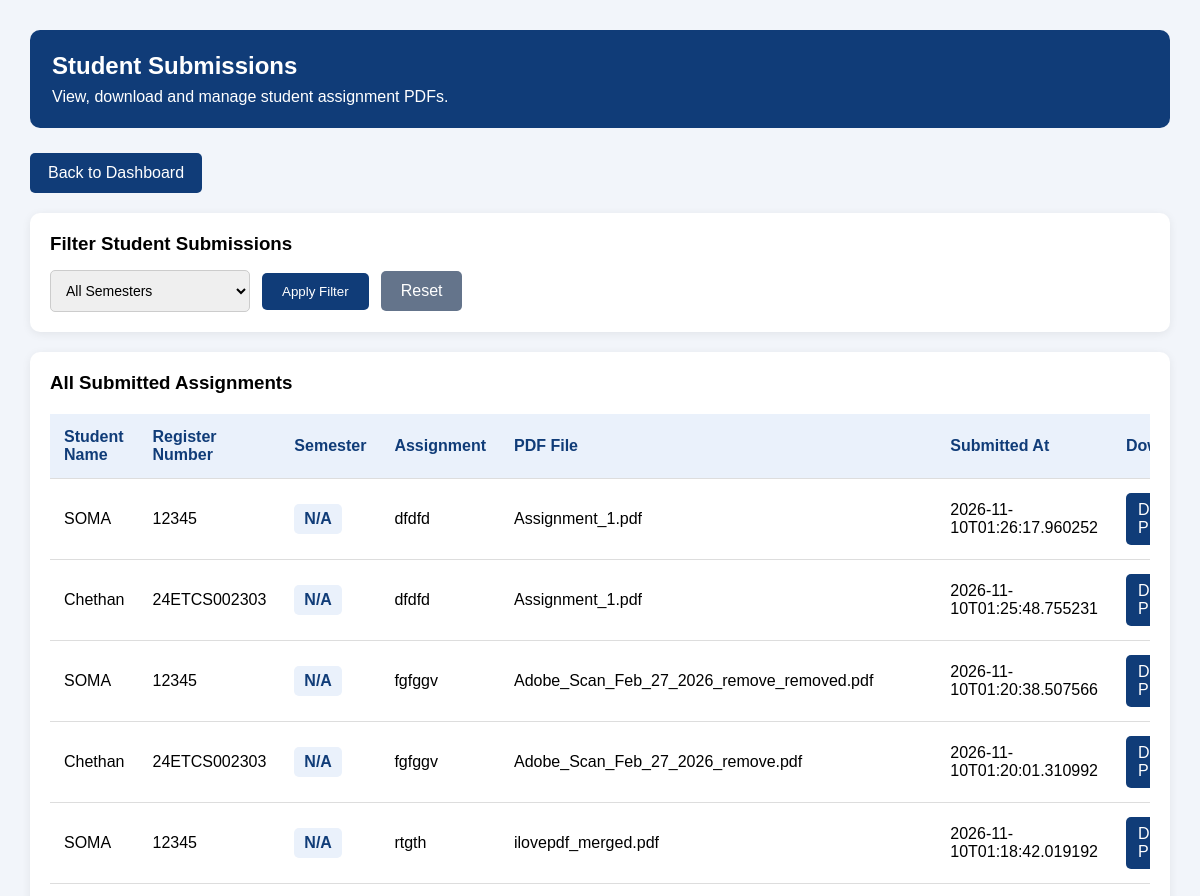
Page /teacher-submissions (signed in, upper part) on the earlier database version.
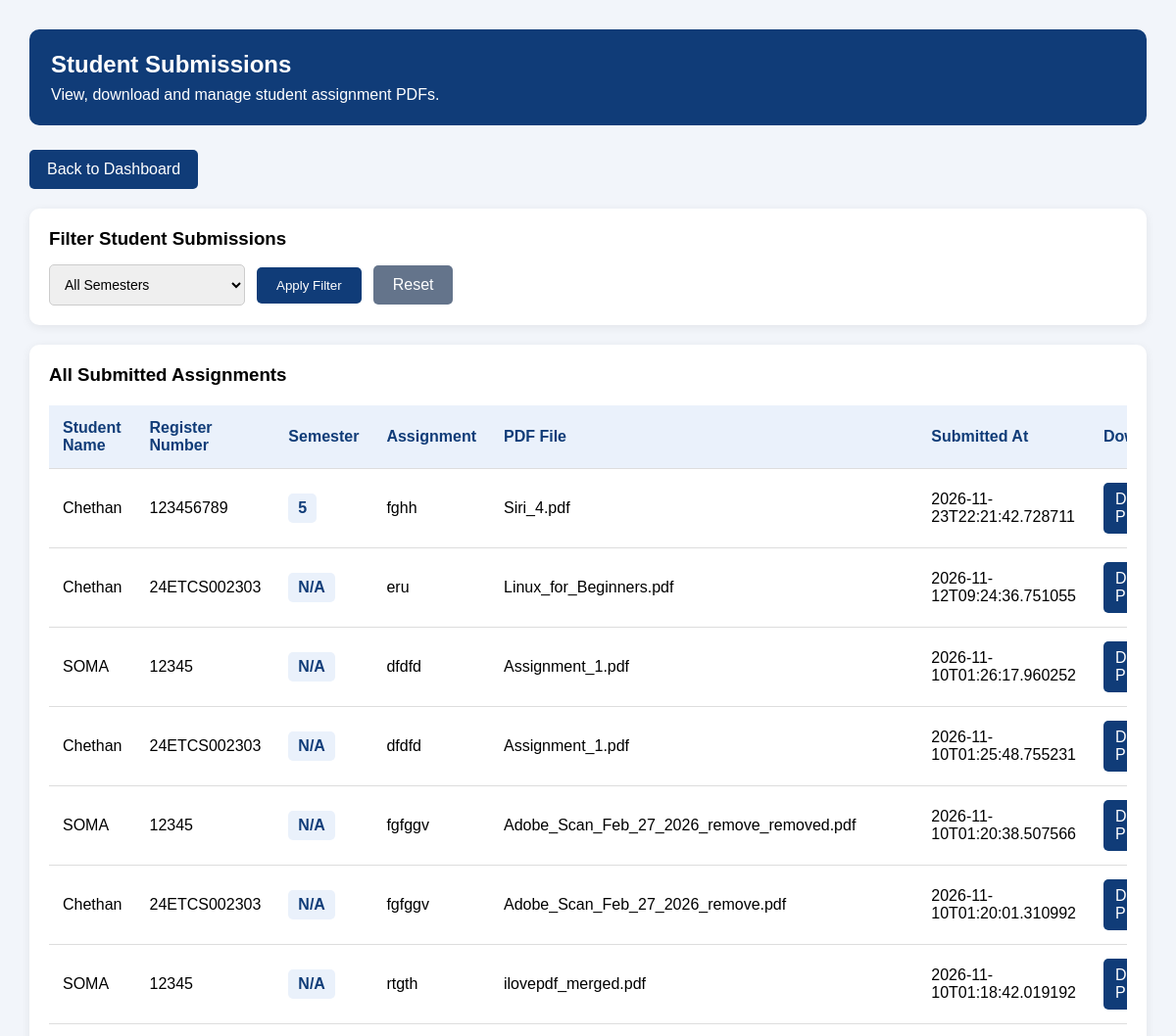
Same page on the later database version.
### tables this page shows
CREATE TABLE submissions (
            id INTEGER PRIMARY KEY AUTOINCREMENT,
            student_id INTEGER,
            assignment_id INTEGER,
            file_name TEXT
        , original_name TEXT, submitted_at TEXT, resubmission_allowed INTEGER DEFAULT 0);

CREATE TABLE students (
            id INTEGER PRIMARY KEY AUTOINCREMENT,
            name TEXT NOT NULL,
            register_number TEXT UNIQUE NOT NULL,
            department TEXT
        , email TEXT, semester INTEGER);

CREATE TABLE assignments (
            id INTEGER PRIMARY KEY AUTOINCREMENT,
            title TEXT NOT NULL,
            description TEXT,
            start_date TEXT,
            end_date TEXT,
            max_pages INTEGER,
            similarity_threshold INTEGER
        , created_at TEXT, semester INTEGER);

### app.py (the view)
@app.route("/teacher-submissions")
@teacher_required
def teacher_submissions():
    selected_semester = request.args.get(
        "semester", ""
    ).strip()
    valid_semesters = {str(number) for number in range(1, 9)}
    if selected_semester and selected_semester not in valid_semesters:
        flash("Please select a valid semester.", "error")
        return redirect(url_for("teacher_submissions"))
    connection = get_connection()
    try:
        query = """
            SELECT
                submissions.*,
                students.name AS student_name,
                students.register_number,
                students.semester,
                assignments.title AS assignment_title

            FROM submissions

            JOIN students
                ON submissions.student_id = students.id

            JOIN assignments
                ON submissions.assignment_id = assignments.id
        """
        parameters = []
        if selected_semester:
            query += " WHERE students.semester = ?"
            parameters.append(int(selected_semester))
        query += " ORDER BY submissions.id DESC"
        submissions = connection.execute(
            query,
            parameters
        ).fetchall()
    finally:
        connection.close()
    return render_template(
        "teacher_submissions.html",
        submissions=submissions,
        selected_semester=selected_semester,
        semesters=range(1, 9)
    )

### app.py (called while the page is built)
def teacher_required(function):
    @wraps(function)
    def wrapper(*args, **kwargs):
        if "user_id" not in session:
            return redirect(url_for("teacher_login"))
        if session.get("role") != "teacher":
            flash("Teacher access only!", "error")
            return redirect(url_for("student_dashboard"))
        return function(*args, **kwargs)
    return wrapper

### database.py (called while the page is built)
def get_connection():
    connection = sqlite3.connect(DB_PATH)
    connection.row_factory = sqlite3.Row
    connection.execute("PRAGMA foreign_keys = ON")
    return connection

### templates/teacher_submissions.html (shortened to what this page needs)
<!DOCTYPE html>
<html lang="en">
<head>
</head>
<body>
<div class="container">
    <div class="header">
        <h2>Student Submissions</h2>
        <p>View, download and manage student assignment PDFs.</p>
    </div>
    <a href="{{ url_for('teacher_dashboard') }}" class="back">
        Back to Dashboard
    </a>
    <div class="filter-box">
        <h3>Filter Student Submissions</h3>
        <form method="GET"
              action="{{ url_for('teacher_submissions') }}"
              class="filter-form">
            <select name="semester">
                <option value="">All Semesters</option>
            </select>
            <button type="submit" class="filter-btn">
                Apply Filter
            </button>
            <a href="{{ url_for('teacher_submissions') }}"
               class="reset-btn">
                Reset
            </a>
        </form>
    </div>
    <div class="table-box">
        <h3 style="margin-bottom: 20px;">
            {% if selected_semester %}
                {{ selected_semester }} Semester Submissions
            {% else %}
                All Submitted Assignments
            {% endif %}
        </h3>
        {% if submissions %}
        <div style="overflow-x:auto;">
            <table>
                <thead>
                    <tr>
                        <th>Student Name</th>
                        <th>Register Number</th>
                        <th>Semester</th>
                        <th>Assignment</th>
                        <th>PDF File</th>
                        <th>Submitted At</th>
                        <th>Download</th>
                    </tr>
                </thead>
                <tbody>
                    {% for submission in submissions %}
                    <tr>
                        <td>{{ submission.student_name }}</td>
                        <td>{{ submission.register_number }}</td>
                        <td>
                            <span class="semester-label">
                                {{ submission.semester or "N/A" }}
                            </span>
                        </td>
                        <td>{{ submission.assignment_title }}</td>
                        <td>
                            {{ submission.original_name or "assignment.pdf" }}
                        </td>
                        <td>
                            {{ submission.submitted_at or "N/A" }}
                        </td>
                        <td>
                            <a href="{{ url_for('download_submission', submission_id=submission.id) }}"
                               class="download">
                                Download PDF
                            </a>
                        </td>
                    </tr>
                    {% endfor %}
                </tbody>
            </table>
        </div>
        {% else %}
            <div class="empty">
                <h3>No submissions available</h3>
                <p>No student submissions found for this semester.</p>
            </div>
        {% endif %}
    </div>
</div>
</body>
</html>

### templates/teacher_submissions.html (style rules this page uses)
* { box-sizing: border-box; margin: 0; padding: 0; font-family: Arial, sans-serif; }
body { background: #f2f5fa; padding: 30px; }
.container { max-width: 1200px; margin: auto; }
.header { background: #103c78; color: white; padding: 22px; border-radius: 10px; margin-bottom: 25px; }
.header h2 { margin-bottom: 8px; }
.back { display: inline-block; background: #103c78; color: white; padding: 11px 18px; text-decoration: none; border-radius: 5px; margin-bottom: 20px; }
.filter-box, .table-box { background: white; padding: 20px; border-radius: 10px; box-shadow: 0 2px 10px rgba(0,0,0,0.07); margin-bottom: 20px; }
.filter-form { display: flex; gap: 12px; flex-wrap: wrap; align-items: center; margin-top: 15px; }
select { padding: 11px; border: 1px solid #ccc; border-radius: 5px; min-width: 200px; font-size: 14px; }
.filter-btn { background: #103c78; color: white; border: none; padding: 11px 20px; border-radius: 5px; cursor: pointer; }
.reset-btn { background: #64748b; color: white; padding: 11px 20px; border-radius: 5px; text-decoration: none; }
table { width: 100%; border-collapse: collapse; min-width: 950px; }
th, td { padding: 14px; text-align: left; border-bottom: 1px solid #ddd; }
th { background: #eaf1fb; color: #103c78; }
.download { display: inline-block; background: #103c78; color: white; padding: 8px 12px; text-decoration: none; border-radius: 5px; }
.semester-label { display: inline-block; background: #eaf1fb; color: #103c78; padding: 6px 10px; border-radius: 5px; font-weight: bold; }

Differences in the rows shown:
added submissions: student_name "Chethan", register_number "123456789", semester "5", assignment_title "fghh", original_name "Siri_4.pdf", submitted_at "2026-11-23T22:21:42.728711"
added submissions: student_name "Chethan", register_number "24ETCS002303", semester "N/A", assignment_title "eru", original_name "Linux_for_Beginners.pdf", submitted_at "2026-11-12T09:24:36.751055"
